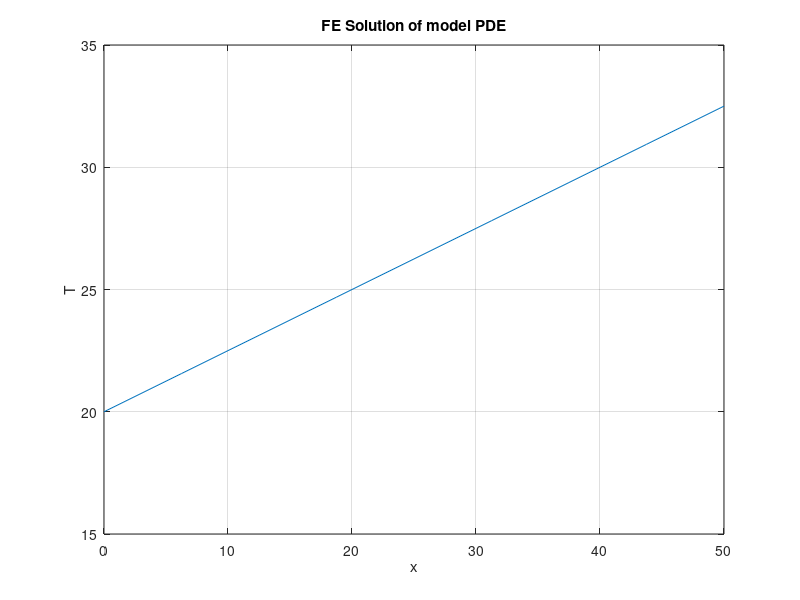

Recreate this plot in MATLAB.
%1D LINEAR FEM SOLVER
%onedlinFEM(12,0,30,10,20,10);
ne=8;
xmin=0;
xmax=50;
k=40;
ti=20;
qi=10;
%function [] = onedlinFEM(ne,xmin,xmax,k,ti,qi)
%SOLVE PDE:
%
% -d/dx[Af(x)*(du/dx)] + Bf(x)*u = Cf(x)
%
%INPUTS:
% ne    :: Number of Elements
% xm    :: Domain Length
% ki    :: Thermal Conduction Coefficient
% ti    :: Temperature Boundary Condition
% qi    :: Thermal Load Flux

%Parameters:                        
nn = ne + 1;                        % Number of Nodes
xx = linspace(xmin,xmax,nn);        % X-coordinates/
%DE functions:
Af = '1';
Bf = '0';
Cf = '0';
%Gaussian Quadrature Defintion:
%3 Point
GQp = [-sqrt(3/5),0,sqrt(3/5)];
GQw = [5/9,8/9,5/9];
GQn = length(GQp);

%Shape functions and Gradients @ GQ points
S = zeros(2,GQn);
dS = zeros(2,GQn);

for e=1:GQn
   S(1,e) = (1-GQp(e))/2;
   S(2,e) = (1+GQp(e))/2;
   dS(1,e) = -0.5;
   dS(2,e) = +0.5;
end

%BC definitions:
ltype = 1;  %1: Dirichlet Boundary Condition  
rtype = 2;  %2: Neumann Boundary Condition
            %3: Mixed Boundary Condition
lt1 = ti;
rt1 = 0;
lq1 = 0;
rq1 = qi;

%Global matrix Definitions:
K = sparse(nn,nn);
F = sparse(nn,1);

%Local Element Matrix Definitions:
for e=1:ne
    x1 = xx(e);
    x2 = xx(e+1);
    %element jacobian
    jac = (x2-x1)/2;
    
    %local matrices
    Ke = zeros(2,2);
    Fe = zeros(2,1);
    %loop through GQ points
    for q=1:GQn
        xE = GQp(q)*((x2-x1)/2) + (x2+x1)/2;
        Ac = eval(Af)*k;
        Bc = eval(Bf);
        Cc = eval(Cf);
        for i=1:2
            for j=1:2
                Ke(i,j) = Ke(i,j) + ...
                         (Ac*(dS(i,q)/jac*dS(j,q)/jac)+...
                          Bc*(S(j,q)*S(i,q)))*jac*GQw(q);
            end
            Fe(i) = Fe(i) + Cc*S(i,q)*jac*GQw(q);
        end
    end
    
    %Assemble Local to Global
    K(e,e)      = K(e,e) + Ke(1,1);
    K(e+1,e)    = K(e+1,e) + Ke(2,1);
    K(e,e+1)    = K(e,e+1) + Ke(1,2);
    K(e+1,e+1)  = K(e+1,e+1) + Ke(2,2);
    
    F(e)        = F(e) + Fe(1);
    F(e+1)      = F(e+1) + Fe(2);
end

%BC Applications:
%LEFT boundary
if ltype == 1
    F(1) = lt1;
    K(1,:) = 0;
    K(1,1) = 1;
elseif ltype == 2
    F(1) = F(1) + lq1;
else
    
end
%RIGHT boundary
if rtype == 1
    F(nn) = rt1;
    K(nn,:) = 0;
    K(nn,nn) = 1;
elseif rtype == 2
    F(nn) = F(nn) + rq1;
else
    
end

%Solve the Global System
uT = K\F;

%POST: Plot FE Solution
plot(xx,uT);
grid on;
title('FE Solution of model PDE');
xlabel('x');
ylabel('T');
%end
